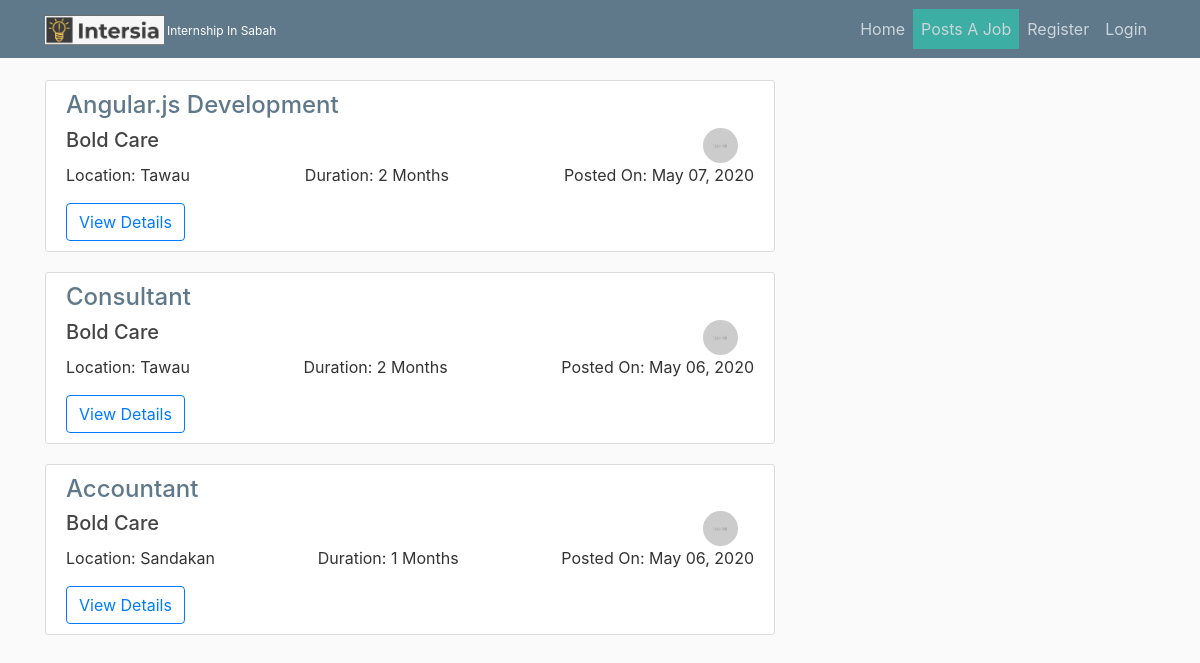
/, run on an earlier commit of the app's database.
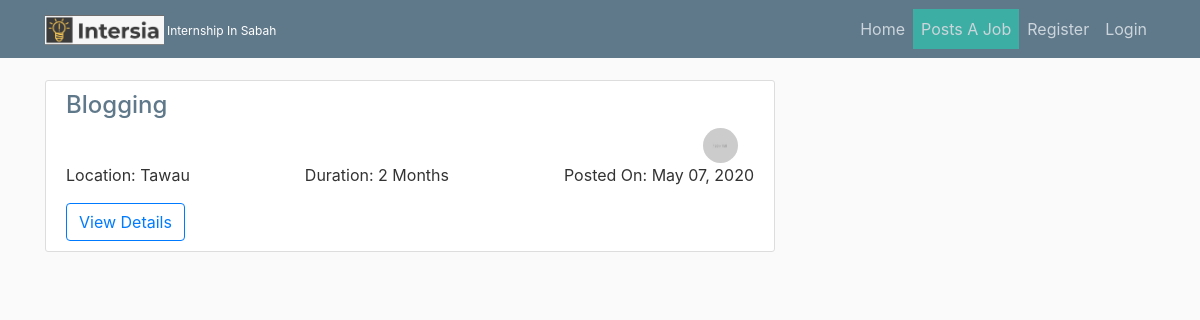
And on a later commit of the database.
### joblist/models.py (models this page shows, shortened)
class Post(models.Model):
    JOB_CATEGORY =(
    (".NET Development", ".NET Development"),
    ("3D Printing", "3D Printing"),
    ("Accounts", "Accounts"),
    ("Acting", "Acting"),
    ("Agriculture & Food Engineering", "Agriculture & Food Engineering"),
    ("Analytics", "Analytics"),
    ("Android App Development", "Android App Development"),
    ("Angular.js Development", "Angular.js Development"),
    ("Animation", "Animation"),
    ("Architecture", "Architecture"),
    ("Artificial Intelligence (AI)", "Artificial Intelligence (AI)"),
    ("ASP.NET Development", "ASP.NET Development"),
    ("Automobile Engineering", "Automobile Engineering"),
    ("Backend Development", "Backend Development"),
    ("Big Data", "Big Data"),
    ("Bioinformatics", "Bioinformatics"),
    ("Biology", "Biology"),
    ("Biotechnology Engineering", "Biotechnology Engineering"),
    ("Blogging", "Blogging"),
    ("Brand Management", "Brand Management"),
    ("CAD Design", "CAD Design"),
    ("Campus Ambassador", "Campus Ambassador"),
    ("Chartered Accountancy (CA)", "Chartered Accountancy (CA)"),
    ("Chemical Engineering", "Chemical Engineering"),
    ("Chemistry", "Chemistry"),
    ("Cinematography", "Cinematography"),
    ("Civil Engineering", "Civil Engineering"),
    ("Client Servicing", "Client Servicing"),
    ("Cloud Computing", "Cloud Computing"),
    ("Commerce", "Commerce"),
    ("Company Secretary (CS)", "Company Secretary (CS)"),
    ("Computer Science", "Computer Science"),
    ("Computer Vision", "Computer Vision"),
    ("Content Writing", "Content Writing"),
    ("Copywriting", "Copywriting"),
    ("Creative Writing", "Creative Writing"),
    ("Customer Service", "Customer Service"),
    ("Cyber Security", "Cyber Security"),
    ("Data Entry", "Data Entry"),
    ("Data Science", "Data Science"),
    ("Database Building", "Database Building"),
    ("Design", "Design"),
    ("Digital Marketing", "Digital Marketing"),
    ("Editorial", "Editorial"),
    ("Electrical Engineering", "Electrical Engineering"),
    ("Electronics Engineering", "Electronics Engineering"),
    ("Embedded Systems", "Embedded Systems"),
   ("Energy Science & Engineering", "Energy Science & Engineering"),
   ("Engineering", "Engineering"),
   ("Engineering Design", "Engineering Design"),
   ("Environmental Sciences", "Environmental Sciences"),
   ("Event Management", "Event Management"),
   ("Facebook Marketing", "Facebook Marketing"),
   ("Fashion Design", "Fashion Design"),
   ("Film Making", "Film Making"),
   ("Finance", "Finance"),
   ("Front End Development", "Front End Development"),
   ("Full Stack Development", "Full Stack Development"),
   ("Fundraising", "Fundraising"),
   ("Game Development", "Game Development"),
   ("General Management", "General Management"),
   ("Government", "Government"),
   ("Graphic Design", "Graphic Design"),
   ("Hospitality", "Hospitality"),
   ("Hotel Management", "Hotel Management"),
   ("Human Resources (HR)", "Human Resources (HR)"),
   ("Humanities", "Humanities"),
   ("Image Processing", "Image Processing"),
   ("Industrial & Production Engineering", "Industrial & Production Engineering"),
   ("Industrial Design", "Industrial Design"),
   ("Information Technology", "Information Technology"),
   ("Instrumentation & Control Engineering", "Instrumentation & Control Engineering"),
   ("Interior Design", "Interior Design"),
   ("Internet of Things (IoT)", "Internet of Things (IoT)"),
   ("iOS App Development", "iOS App Development"),
   ("Java Development", "Java Development"),
   ("Javascript Development", "Javascript Development"),
   ("Journalism", "Journalism"),
   ("Law", "Law"),
   ("Legal Research", "Legal Research"),
   ("Machine Learning", "Machine Learning"),
   ("Magento Development", "Magento Development"),
   ("Manufacturing Engineering", "Manufacturing Engineering"),
   ("Market/Business Research", "Market/Business Research"),
   ("Marketing", "Marketing"),
   ("Mathematics", "Mathematics"),
   ("Mathematics & Computing", "Mathematics & Computing"),
   ("MBA", "MBA"),
   ("Mechanical Engineering", "Mechanical Engineering"),
   ("Mechatronics", "Mechatronics"),
   ("Media", "Media"),
   ("Medicine", "Medicine"),
   ("Merchandise Design", "Merchandise Design"),
   ("Metallurgical Engineering", "Metallurgical Engineering"),
   ("Mobile App Development", "Mobile App Development"),
   ("Motion Graphics", "Motion Graphics"),
   ("Naval Architecture and Ocean Engineeering", "Naval Architecture and Ocean Engineeering"),
   ("Network Engineering", "Network Engineering"),
   ("NGO", "NGO"),
   ("Node.js Development", "Node.js Development"),
   ("Operations", "Operations"),
   ("Pharmaceutical", "Pharmaceutical"),
   ("Photography", "Photography"),
   ("PHP Development", "PHP Development"),
   ("Physics", "Physics"),
   ("Political/Economics/Policy Research", "Political/Economics/Policy Research"),
   ("Public Relations (PR)", "Public Relations (PR)"),
   ("Product Management", "Product Management"),
   ("Programming", "Programming"),
   ("Psychology", "Psychology"),
   ("Python/Django Development", "Python/Django Development"),
   ("Recruitment", "Recruitment"),
   ("Ruby on Rails", "Ruby on Rails"),
   ("Sales", "Sales"),
   ("Science", "Science"),
   ("Search Engine Optimization (SEO)", "Search Engine Optimization (SEO)"),
   ("Social Media Marketing", "Social Media Marketing"),
   ("Social Work", "Social Work"),
   ("Software Development", "Software Development"),
   ("Software Testing", "Software Testing"),
   ("Statistics", "Statistics"),
   ("Strategy", "Strategy"),
   ("Supply Chain Management (SCM)", "Supply Chain Management (SCM)"),
   ("Teaching", "Teaching"),
   ("Telecalling", "Telecalling"),
   ("Travel & Tourism", "Travel & Tourism"),
   ("UI/UX Design", "UI/UX Design"),
   ("Video Making/Editing", "Video Making/Editing"),
   ("Videography", "Videography"),
   ("Volunteering", "Volunteering"),
   ("Web Development", "Web Development"),
   ("Wordpress Development", "Wordpress Development"),
  )
    DAERAH= (('Works from Home','Works from Home'),('Tawau','Tawau'),('Sandakan','Sandakan'),('Lahad Datu','Lahad Datu'),('Kota Kinabalu','Kota Kinabalu'),('Semporna','Semporna'))
    DURATION =(('1 Months','1 Months'),('2 Months','2 Months'),('3 Months','3 Months'),('4 Months','4 Months'),('5 Months','5 Months'),('6 Months','6 Months'))
    AVAILABLE =(('1','1'),('2','2'),('3','3'),('3','3'),('4','4'),('5','5'),('6','6'),('7','7'),('8','8'),('9','9'),('10','10'),('11','11'),('12','12'),('13','13'),('14','14'),('15','15'),('16','16'),('17','17'),('18','18'),('19','19'),('20','20'))
    content = models.TextField("About the work")
    responsibility = models.TextField("Selected intern's day-to-day responsibilities include")
    skills= models.CharField(max_length=100)
    perks = models.CharField(max_length=100)
    who_apply= models.TextField("Who can apply")
    date_posted = models.DateTimeField(default=timezone.now)
    author = models.ForeignKey(User, on_delete =models.CASCADE)
    available = models.CharField(max_length=2,choices= AVAILABLE )
    category= models.CharField(max_length=100, choices= JOB_CATEGORY)
    daerah= models.CharField(max_length=100, choices= DAERAH)
    duration= models.CharField(max_length=100, choices= DURATION)
    contact= models.CharField(max_length=100)

### users/models.py (models this page shows, shortened)
class Profile(models.Model):
    user = models.OneToOneField(User, on_delete=models.CASCADE)
    image= models.ImageField(default='default.jpg',upload_to="profile_pics")
    about_company=models.TextField()
    company_name =models.CharField(max_length=100)

### joblist/views.py (the view)
# urls.py: path('', PostListView.as_view(), name='joblist-home'),
class PostListView(ListView):
    model = Post
    template_name = 'joblist/home.html'
    context_object_name = 'posts'
    ordering = ['-date_posted']
    paginate_by = 15

### joblist/templates/joblist/home.html (shortened to what this page needs)
{% extends "joblist/base.html" %}
{% block content %}
{% for post in posts %}
<article class="media content-section">
    <div class="media-body">
      <h4><a class="article-title" href="{% url 'post-detail' post.id %}" style="color: #5F788A;">{{ post.category }}</a></h4>
      <div style="display: flex;justify-content: space-between;">
        <h5>{{ post.author.profile.company_name }}</h5>   <img src="{{ post.author.profile.image.url }}" alt="" class="rounded-circle article-img">
      </div>
      <div class="" style="display: flex;justify-content: space-between;">
        <p>Location: {{ post.daerah }}</p>
        <p>Duration: {{ post.duration }}</p>
          <p>Posted On: {{ post.date_posted|date:"F d, Y" }}</p>
      </div>
        <a class="btn btn-outline-primary" href="{% url 'post-detail' post.id %}">View Details</a>
    </div>
</article>
{% endfor %}
{% endblock content %}

What changed in the data, as far as the page shows it:
removed Post: category "Angular.js Development", author.profile.company_name "Bold Care", author.profile.image (placeholder picture), daerah "Tawau", duration "2 Months", date_posted "May 07, 2020"
removed Post: category "Consultant", author.profile.company_name "Bold Care", author.profile.image (placeholder picture), daerah "Tawau", duration "2 Months", date_posted "May 06, 2020"
removed Post: category "Accountant", author.profile.company_name "Bold Care", author.profile.image (placeholder picture), daerah "Sandakan", duration "1 Months", date_posted "May 06, 2020"
added Post: category "Blogging", author.profile.image (placeholder picture), daerah "Tawau", duration "2 Months", date_posted "May 07, 2020"
